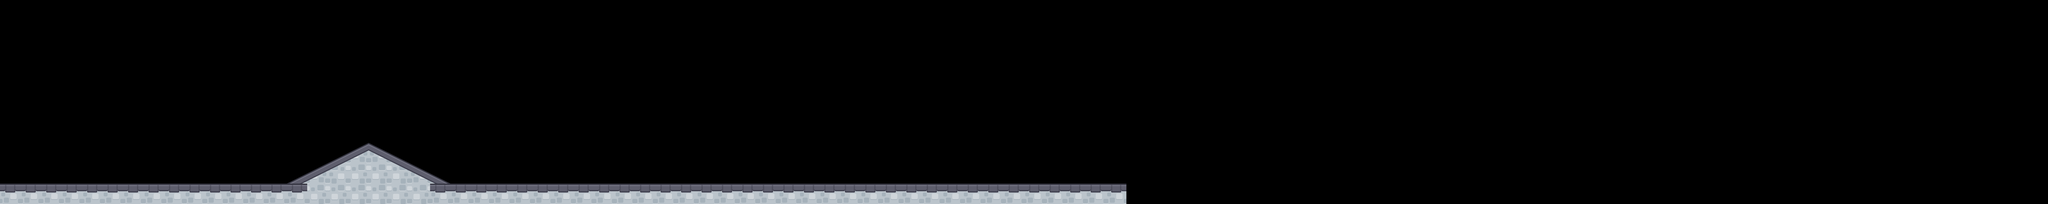

Rendered tile map (Tiled .tmx) drawn with the repository's tilesets; below, a short description and the full map source, tile grids included:
An orthogonal 100x10 tile map with 128x128 px tiles, 1 tile layer (ground), 2 tilesets and 2 objects.

<map version="1.10" tiledversion="1.12.2-2-geb83ddb9" orientation="orthogonal" renderorder="right-down" width="100" height="10" tilewidth="128" tileheight="128" infinite="0" nextlayerid="3" nextobjectid="5">
 <tileset firstgid="1" source="newplatformer.tsx" />
 <tileset firstgid="325" source="characters.tsx" />
 <layer id="1" name="ground" width="100" height="10">
  <data encoding="csv">
0,0,0,0,0,0,0,0,0,0,0,0,0,0,0,0,0,0,0,0,0,0,0,0,0,0,0,0,0,0,0,0,0,0,0,0,0,0,0,0,0,0,0,0,0,0,0,0,0,0,0,0,0,0,0,0,0,0,0,0,0,0,0,0,0,0,0,0,0,0,0,0,0,0,0,0,0,0,0,0,0,0,0,0,0,0,0,0,0,0,0,0,0,0,0,0,0,0,0,0,
0,0,0,0,0,0,0,0,0,0,0,0,0,0,0,0,0,0,0,0,0,0,0,0,0,0,0,0,0,0,0,0,0,0,0,0,0,0,0,0,0,0,0,0,0,0,0,0,0,0,0,0,0,0,0,0,0,0,0,0,0,0,0,0,0,0,0,0,0,0,0,0,0,0,0,0,0,0,0,0,0,0,0,0,0,0,0,0,0,0,0,0,0,0,0,0,0,0,0,0,
0,0,0,0,0,0,0,0,0,0,0,0,0,0,0,0,0,0,0,0,0,0,0,0,0,0,0,0,0,0,0,0,0,0,0,0,0,0,0,0,0,0,0,0,0,0,0,0,0,0,0,0,0,0,0,0,0,0,0,0,0,0,0,0,0,0,0,0,0,0,0,0,0,0,0,0,0,0,0,0,0,0,0,0,0,0,0,0,0,0,0,0,0,0,0,0,0,0,0,0,
0,0,0,0,0,0,0,0,0,0,0,0,0,0,0,0,0,0,0,0,0,0,0,0,0,0,0,0,0,0,0,0,0,0,0,0,0,0,0,0,0,0,0,0,0,0,0,0,0,0,0,0,0,0,0,0,0,0,0,0,0,0,0,0,0,0,0,0,0,0,0,0,0,0,0,0,0,0,0,0,0,0,0,0,0,0,0,0,0,0,0,0,0,0,0,0,0,0,0,0,
0,0,0,0,0,0,0,0,0,0,0,0,0,0,0,0,0,0,0,0,0,0,0,0,0,0,0,0,0,0,0,0,0,0,0,0,0,0,0,0,0,0,0,0,0,0,0,0,0,0,0,0,0,0,0,0,0,0,0,0,0,0,0,0,0,0,0,0,0,0,0,0,0,0,0,0,0,0,0,0,0,0,0,0,0,0,0,0,0,0,0,0,0,0,0,0,0,0,0,0,
0,0,0,0,0,0,0,0,0,0,0,0,0,0,0,0,0,0,0,0,0,0,0,0,0,0,0,0,0,0,0,0,0,0,0,0,0,0,0,0,0,0,0,0,0,0,0,0,0,0,0,0,0,0,0,0,0,0,0,0,0,0,0,0,0,0,0,0,0,0,0,0,0,0,0,0,0,0,0,0,0,0,0,0,0,0,0,0,0,0,0,0,0,0,0,0,0,0,0,0,
0,0,0,0,0,0,0,0,0,0,0,0,0,0,0,0,0,0,0,0,0,0,0,0,0,0,0,0,0,0,0,0,0,0,0,0,0,0,0,0,0,0,0,0,0,0,0,0,0,0,0,0,0,0,0,0,0,0,0,0,0,0,0,0,0,0,0,0,0,0,0,0,0,0,0,0,0,0,0,0,0,0,0,0,0,0,0,0,0,0,0,0,0,0,0,0,0,0,0,0,
0,0,0,0,0,0,0,0,0,0,0,0,0,0,0,0,2147483948,2147483947,299,300,0,0,0,0,0,0,0,0,0,0,0,0,0,0,0,0,0,0,0,0,0,0,0,0,0,0,0,0,0,0,0,0,0,0,0,0,0,0,0,0,0,0,0,0,0,0,0,0,0,0,0,0,0,0,0,0,0,0,0,0,0,0,0,0,0,0,0,0,0,0,0,0,0,0,0,0,0,0,0,0,
0,0,0,0,0,0,0,0,0,0,0,0,0,0,2147483948,2147483947,2147483949,283,283,301,299,300,0,0,0,0,0,0,0,0,0,0,0,0,0,0,0,0,0,0,0,0,0,0,0,0,0,0,0,0,0,0,0,0,0,0,0,0,0,0,0,0,0,0,0,0,0,0,0,0,0,0,0,0,0,0,0,0,0,0,0,0,0,0,0,0,0,0,0,0,0,0,0,0,0,0,0,0,0,0,
286,286,286,286,286,286,286,286,286,286,286,286,286,286,286,283,283,283,283,283,283,286,286,286,286,286,286,286,286,286,286,286,286,286,286,286,286,286,286,286,286,286,286,286,286,286,286,286,286,286,286,286,286,286,286,0,0,0,0,0,0,0,0,0,0,0,0,0,0,0,0,0,0,0,0,0,0,0,0,0,0,0,0,0,0,0,0,0,0,0,0,0,0,0,0,0,0,0,0,0
</data>
 </layer>
 <objectgroup id="2" name="pc">
  <object id="2" gid="332" x="240" y="1024" width="128" height="128" />
  <object id="4" gid="325" x="900" y="1024" width="128" height="128" />
 </objectgroup>
</map>
